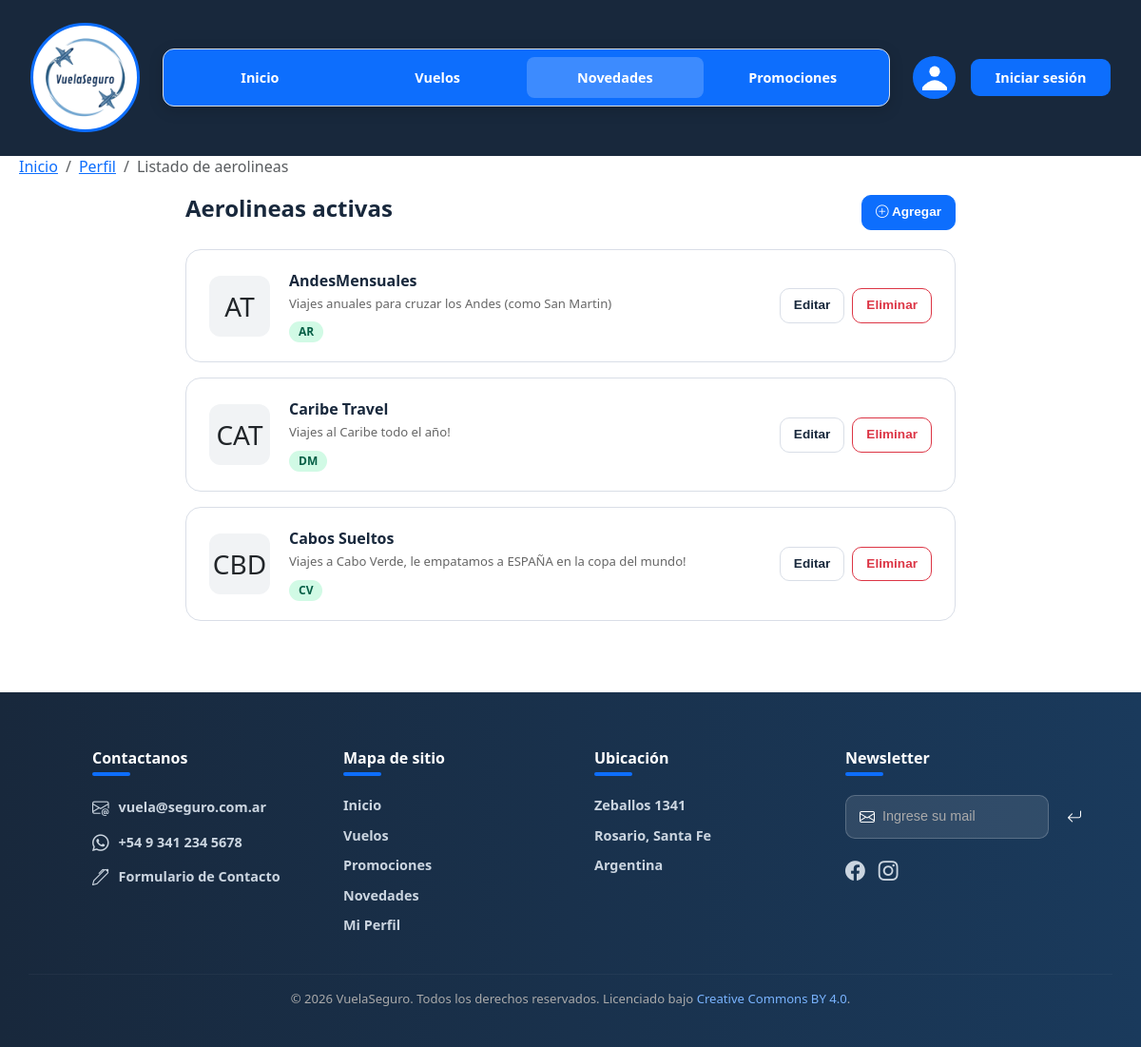
Page /AEROLINEA/aerolinea-lista.php on the committed database.
### tables this page shows
CREATE TABLE `aerolineas` (
  `codAerolinea` int(11) NOT NULL,
  `nombreAerolinea` varchar(100) NOT NULL,
  `codigoIATA` varchar(3) NOT NULL,
  `descripcionAerolinea` varchar(300) NOT NULL,
  `codigoPais` varchar(3) NOT NULL,
  `claveAerolinea` varchar(255) NOT NULL
);

### AEROLINEA/aerolinea-lista.php (the view, shortened to what this page needs)
<?php
include_once('../conexion.inc');
$validarQuery = 'SELECT * FROM aerolineas';
$stmt = mysqli_prepare($link, $validarQuery);
mysqli_stmt_execute($stmt);
$rta = mysqli_stmt_get_result($stmt);
$array = mysqli_fetch_all($rta, MYSQLI_ASSOC);
?>
<!DOCTYPE html>
<html lang="es">
<head>
    <link rel="stylesheet" href="../INDEX/estilos-globales.css">
    <link rel="stylesheet" href="aerolinea.css">
    <link href="https://cdn.jsdelivr.net/npm/bootstrap@5.3.3/dist/css/bootstrap.min.css" rel="stylesheet">
    <link rel="stylesheet" href="https://cdn.jsdelivr.net/npm/bootstrap-icons@1.10.5/font/bootstrap-icons.css">
</head>
<body>
<header>
  <section class="navbar-section">
    <div class="header-wrapper">
      <nav class="navbar-custom">
        <div class="logo-wrap">
          <img src="../INDEX/logo-vuelaseguro.png" class="logo-vuela" alt="Logo VuelaSeguro">
        </div>
        <div class="nav-links">
          <a href="../INDEX/index.php">Inicio</a>
          <a href="../VUELOS/vuelos.php">Vuelos</a>
          <a href="../NOVEDADES/novedades.php" class="active">Novedades</a>
          <a href="../PROMOCIONES/promociones.php">Promociones</a>
        </div>
        <div class="nav-right">
          <div class="foto-perfil" title="Perfil">
            <svg width="26" height="40" viewBox="0 0 42 42" xmlns="http://www.w3.org/2000/svg">
              <circle cx="21" cy="10" r="9" fill="#ffffff"/>
              <path d="M -4 42 Q 21 7 46 42 Z" fill="#ffffff"/>
            </svg>
          </div>
          <?php if (!empty($_SESSION)): ?>
              <span class="text-white me-2"><a href="../PERFIL/perfiles.php" style="text-decoration: none; color: white">Hola, <strong><?php echo htmlspecialchars($_SESSION['nombreUsuario']); ?><a></strong></span>
              <a href="../LOGIN/logout.php" class="btn-registro" style="text-decoration:none;background:#dc3545;">Cerrar sesion</a>
          <?php else: ?>
              <a href="../LOGIN/login.php" class="btn-registro" style="text-decoration: none; color: white;">Iniciar sesión</a>
          <?php endif; ?>
        </div>
      </nav>
        <nav aria-label="breadcrumb">
            <ol class="breadcrumb">
                <li class="breadcrumb-item"><a href="../INDEX/index.php">Inicio</a></li>
                <li class="breadcrumb-item"><a href="../PERFIL/perfiles.php">Perfil</a></li>
                <li class="breadcrumb-item active" aria-current="page">Listado de aerolineas</li>
            </ol>
        </nav>
    </div>
  </section>
</header>
    <div class="aerolineas-wrapper">
        <div class="aerolineas-header">
            <h2>Aerolineas activas</h2>
            <button class="btn-accion btn-primary-sm">
                <i class="bi bi-plus-circle"></i><a href="aerolinea.php" style="text-decoration: none; color: white;"> Agregar</a>
            </button>
        </div>
        <div class="d-flex flex-column gap-3">
            <?php foreach($array as $aero){
                echo
                    '<div class="aerolinea-card">
                        <div class="aerolinea-img">'.$aero['codigoIATA'].'</div>
                        <div class="aerolinea-info">
                            <div class="aerolinea-nombre">'.$aero['nombreAerolinea'].'</div>
                            <div class="aerolinea-categoria">'.$aero['descripcionAerolinea'].'</div>
                            <span class="aerolinea-badge badge-stock">'.$aero['codigoPais'].'</span>
                        </div>
                        <div class="aerolinea-acciones">
                            <form method="POST" action="aerolinea.php" style="display:inline;">
                                <input type="hidden" name="estado" value="pendiente">
                                <input type="hidden" name="id" value="'.$aero['codAerolinea'].'">
                                <button type="submit" class="btn-accion">Editar</button>
                            </form>
                            <form method="POST" action="aerolinea-lista.php" style="display:inline;">
                                <input type="hidden" name="id" value="'.$aero['codAerolinea'].'">
                                <button type="submit" class="btn-accion btn-danger-sm">Eliminar</button>
                            </form>
                        </div>
                    </div>'
                ;
            } ?>
        </div>
    </div>
    <section class="footer-section">
    <footer>
        <div class="row">
        <div class="col">
            <h3><strong>Contactanos</strong><div class="subrayado"></div></h3>
            <ul>
            <li><i class="bi bi-envelope-at"></i><a href="mailto:vuela@seguro.com.ar">vuela@seguro.com.ar</a></li>
            <li><i class="bi bi-whatsapp"></i><a href="#">+54 9 341 234 5678</a></li>
            <li><i class="bi bi-pen"></i><a href="../CONTACTO/contacto.php">Formulario de Contacto</a></li>
            </ul>
        </div>
        <div class="col">
            <h3><strong>Mapa de sitio</strong><div class="subrayado"></div></h3>
            <ul>
            <li><a href="../INDEX/index.php">Inicio</a></li>
            <li><a href="../VUELOS/vuelos.php">Vuelos</a></li>
            <li><a href="../PROMOCIONES/promociones.php">Promociones</a></li>
            <li><a href="../NOVEDADES/novedades.php">Novedades</a></li>
            <li><a href="">Mi Perfil</a></li>
            </ul>
        </div>
        <div class="col">
            <h3><strong>Ubicación</strong><div class="subrayado"></div></h3>
            <ul>
            <li><a href="https://maps.app.goo.gl/UvsGpUXHgk9GkpYP9" target="_blank">Zeballos 1341</a></li>
            <li><a href="https://maps.app.goo.gl/87YMeSLAp74gH9mc7" target="_blank">Rosario, Santa Fe</a></li>
            <li><a href="https://maps.app.goo.gl/u94xc8o8xowqeTuz8" target="_blank">Argentina</a></li>
            </ul>
        </div>
        <div class="col">
            <h3><strong>Newsletter</strong><div class="subrayado"></div></h3>
            <form>
            <i class="bi bi-envelope"></i>
            <input type="email" placeholder="Ingrese su mail">
            <button type="submit"><i class="bi bi-arrow-return-left"></i></button>
            </form>
            <div class="iconos-redes">
            <i class="bi bi-facebook"></i>
            <i class="bi bi-instagram"></i>
            </div>
        </div>
        </div>
        <hr>
        <p class="copyright">&copy; 2026 VuelaSeguro. Todos los derechos reservados. Licenciado bajo
        <a href="https://creativecommons.org/licenses/by/4.0/" target="_blank" rel="noopener noreferrer">Creative Commons BY 4.0</a>.
        </p>
    </footer>
    </section>
</body>
</html>

### INDEX/estilos-globales.css (style rules this page uses)
:root { --azul: #0d6efd; --azul-oscuro: #18283c; --gris: #666666; --gris-claro: #f5f7fb; --borde: #d9dee7; --blanco: #ffffff; --verde: #198754; --rojo: #dc3545; --naranja: #e07b00; }
* { margin: 0; padding: 0; box-sizing: border-box; }
body { font-family: 'DM Sans', sans-serif; background: var(--gris-claro); color: var(--azul-oscuro); }
.header-wrapper { background: var(--azul-oscuro); padding: 1.5rem 0 0 0; }
.navbar-custom { margin: 0 2rem; padding-bottom: 1.5rem; display: flex; align-items: center; gap: 1.5rem; }
.breadcrumb { justify-content: left; height: 1px; margin-left: 20px; color: black; }
.logo-wrap { width: 115px; height: 115px; border-radius: 50%; border: 3px solid var(--azul); background: var(--blanco); display: flex; align-items: center; justify-content: center; flex-shrink: 0; overflow: hidden; position: relative; }
.logo-vuela { width: 100%; height: 100%; object-fit: cover; }
.nav-links { background: var(--azul); border: 1px solid var(--borde); border-radius: 12px; padding: 0.5rem; display: flex; flex: 1; justify-content: space-between; box-shadow: 0 4px 15px rgba(0, 0, 0, 0.15); }
.nav-links a { font-weight: 700; flex: 1; text-align: center; color: var(--blanco); font-size: 0.9rem; padding: 0.7rem 0; border-radius: 8px; text-decoration: none; transition: all 0.2s; white-space: nowrap; }
.nav-links a.active { color: var(--blanco); background: rgba(255, 255, 255, 0.2); }
.nav-right { display: flex; align-items: center; gap: 1rem; flex-shrink: 0; }
.foto-perfil { width: 45px; height: 45px; border-radius: 50%; border: 2px solid var(--azul); background: var(--azul); display: flex; align-items: center; justify-content: center; cursor: pointer; flex-shrink: 0; overflow: hidden; }
.btn-registro { background: var(--azul); border: none; color: var(--blanco); border-radius: 9px; padding: 0.55rem 1.6rem; font-size: 0.9rem; font-weight: 600; white-space: nowrap; cursor: pointer; flex-shrink: 0; transition: all 0.2s; }
.footer-section { background: linear-gradient(to right, var(--azul-oscuro), #1a3a5c); color: var(--blanco); padding: 50px 30px 24px; margin-top: 50px; }
.footer-section footer .row { width: 90%; margin: auto; display: flex; flex-wrap: wrap; justify-content: space-between; gap: 30px; margin-bottom: 30px; }
.footer-section footer .col { flex-basis: 20%; min-width: 160px; padding: 10px; }
.footer-section h3 { font-size: 1rem; margin-bottom: 20px; color: var(--blanco); }
.footer-section .subrayado { width: 40px; height: 4px; background: var(--azul); border-radius: 3px; margin-top: 5px; }
.footer-section ul { list-style: none; padding: 0; margin: 0; display: flex; flex-direction: column; gap: 10px; }
.footer-section ul li { display: flex; align-items: center; gap: 10px; font-size: 0.9rem; }
.footer-section ul li a { font-weight: 700; color: #cbd5e0; text-decoration: none; transition: 0.2s; }
.footer-section ul li i { font-size: 1.1rem; color: #cbd5e0; }
.footer-section form { display: flex; align-items: center; gap: 8px; background: rgba(255, 255, 255, 0.1); border: 1px solid rgba(255, 255, 255, 0.2); border-radius: 10px; padding: 10px 14px; margin-bottom: 18px; }
.footer-section form i { font-size: 1rem; color: var(--blanco); }
.footer-section form input { background: transparent; border: none; outline: none; color: var(--blanco); font-family: 'DM Sans', sans-serif; font-size: 0.9rem; flex: 1; }
.footer-section form input::placeholder { color: #aaaaaa; }
.footer-section form button { background: transparent; border: none; color: var(--blanco); cursor: pointer; font-size: 1rem; }
.footer-section .iconos-redes { display: flex; gap: 14px; }
.footer-section .iconos-redes i { font-size: 1.3rem; color: #cbd5e0; cursor: pointer; transition: 0.2s; }
.footer-section hr { border: none; border-top: 1px solid rgba(255, 255, 255, 0.15); margin-bottom: 16px; }
.footer-section .copyright { text-align: center; font-size: 0.82rem; color: #aaaaaa; }
.footer-section .copyright a { color: #7ab4ff; text-decoration: none; }

### rows in the picture
aerolineas: codigoIATA "AT", nombreAerolinea "AndesMensuales", descripcionAerolinea "Viajes anuales para cruzar los Andes (como San Martin)", codigoPais "AR"
aerolineas: codigoIATA "CAT", nombreAerolinea "Caribe Travel", descripcionAerolinea "Viajes al Caribe todo el año!", codigoPais "DM"
aerolineas: codigoIATA "CBD", nombreAerolinea "Cabos Sueltos", descripcionAerolinea "Viajes a Cabo Verde, le empatamos a ESPAÑA en la copa del mundo!", codigoPais "CV"
